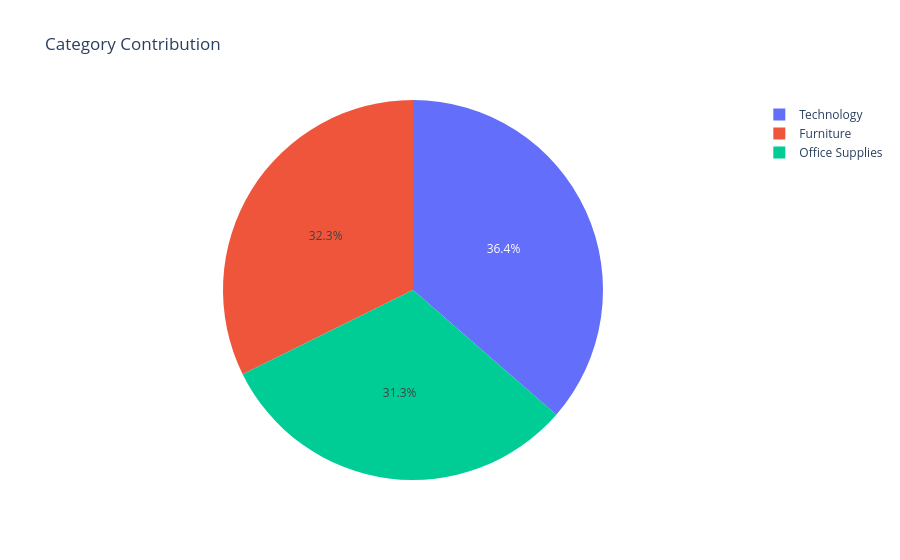

Notebook source saved alongside this figure:
### Code cell
fig = px.pie(cat_sales, names='Category',values='Sales',title='Category Contribution')
fig.show()

### Figure 1 — Plotly figure (JSON) as saved in the notebook; plotly's stock layout.template omitted (floating-point values rounded to 4 significant figures)
{"data": [{"domain": {"x": [0, 1], "y": [0, 1]}, "hovertemplate": "Category=%{label}<br>Sales=%{value}<extra></extra>", "labels": ["Furniture", "Office Supplies", "Technology"], "legendgroup": "", "name": "", "showlegend": true, "type": "pie", "values": [742000.0, 719000.0, 836200.0]}], "layout": {"legend": {"tracegroupgap": 0}, "title": {"text": "Category Contribution"}}}
